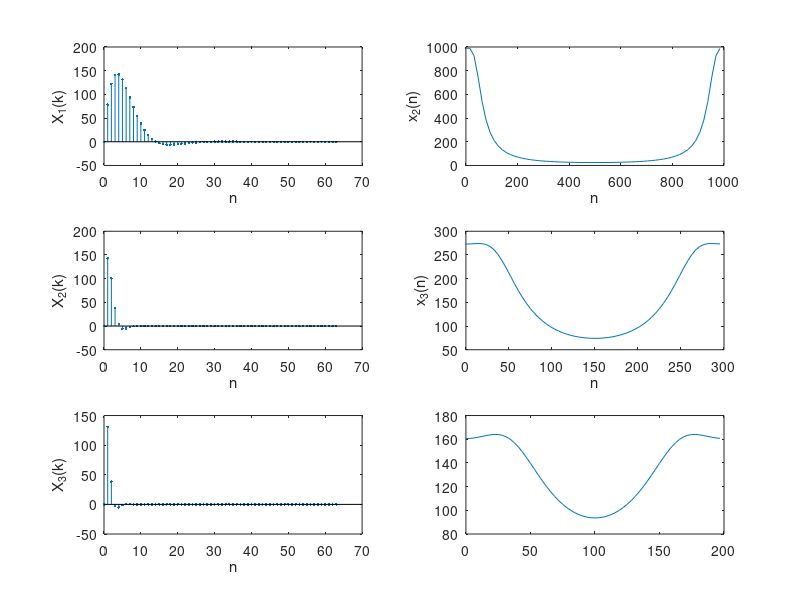

Recreate this plot in MATLAB.
Fs=[1000;300;200];
Tp=[64/1000;64/300;64/200];
a=444.128;
b=50*sqrt(2)*pi;
w=50*sqrt(2)*pi;
n=0:63;
xL=['n','n','n'];
yL=['x_1(n)';'x_2(n)';'x_3(n)'];
yL2=['X_1(k)';'X_2(k)';'X_3(k)'];
for i = 1 : 3
    t=1/Fs(i,1);
    x=a*exp(-1*b*t*n).*sin(w*t*n).*(t*n>0);
    y=fft(x,64);
    m=abs(y);
    f=(0:63)/Tp(i,1);
    xlabel(xL(i));ylabel({yL(i,:)},'Interpreter','tex');subplot(3,2,2*i-1);stem(n,x,'.'); 
    xlabel(xL(i));ylabel({yL2(i,:)},'Interpreter','tex');subplot(3,2,2*i); plot(f,m);
   
end
